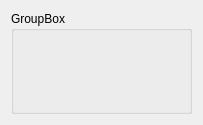
<?xml version="1.0" encoding="UTF-8"?>
<ui version="4.0">
 <class>CollapsibleWidget</class>
 <widget class="QWidget" name="CollapsibleWidget">
  <property name="geometry">
   <rect>
    <x>0</x>
    <y>0</y>
    <width>203</width>
    <height>125</height>
   </rect>
  </property>
  <property name="windowTitle">
   <string>Form</string>
  </property>
  <layout class="QVBoxLayout" name="verticalLayout">
   <item>
    <widget class="QGroupBox" name="groupBox">
     <property name="title">
      <string>GroupBox</string>
     </property>
    </widget>
   </item>
  </layout>
 </widget>
 <resources/>
 <connections/>
</ui>
